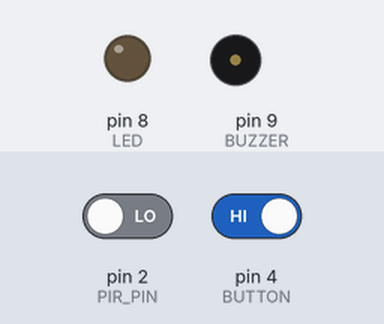
Bench run of a sketch on a simulated Arduino Uno, built with avr-gcc and run on an emulated ATmega328P. On the bench: output pins drawn as LEDs (lit = HIGH), buzzer (waves = sounding). The inputs (shaded band) are chosen by the test bench; at power-on: pin 2 (PIR_PIN) LOW, pin 4 (BUTTON) HIGH.

Above: at 1.2 s.
1.3 s: pin 2 (PIR_PIN) driven HIGH and pin 4 (BUTTON) driven LOW
At 2.3 s:
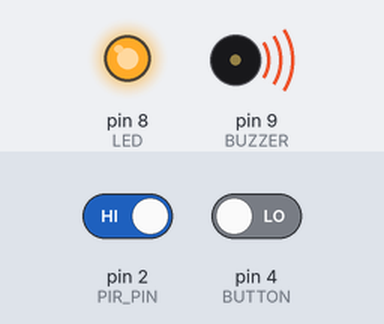
2.8 s: pin 2 (PIR_PIN) driven LOW
At 3.4 s:
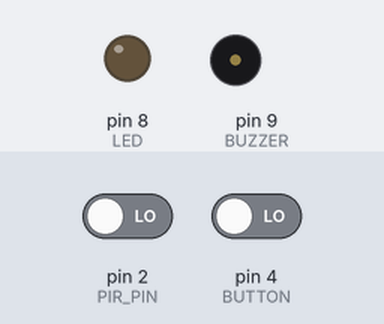
4.3 s: pin 2 (PIR_PIN) driven HIGH
At 4.6 s:
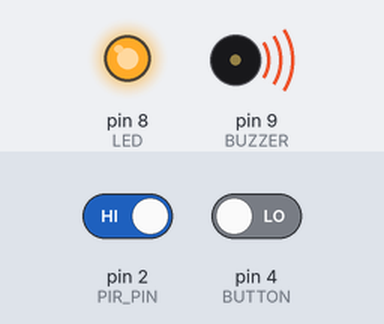
Timing chart, 0 to 7.3 s (numbered marks = the images above; inputs shaded):
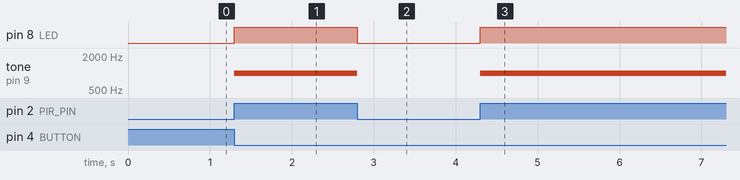

The sketch:

Arduino_Lesson_16.ino
```cpp
const byte PIR_PIN = 2, BUTTON = 4, LED = 8, BUZZER = 9;
bool armed = false, lastButton = HIGH;
unsigned long lastToggle = 0;
void setup() {
  pinMode(PIR_PIN, INPUT);
  pinMode(BUTTON, INPUT_PULLUP);
  pinMode(LED, OUTPUT);
  pinMode(BUZZER, OUTPUT);
}
void loop() {
  bool pressed = digitalRead(BUTTON);
  if (lastButton == HIGH && pressed == LOW &&
      millis() - lastToggle > 200) {
    armed = !armed;
    lastToggle = millis();
  }
  lastButton = pressed;
  bool motion = digitalRead(PIR_PIN) == HIGH;
  bool alarm = armed && motion;
  digitalWrite(LED, alarm ? HIGH : LOW);
  if (alarm) tone(BUZZER, 1000); else noTone(BUZZER);
}
```

Measured:
- after the input at 1.3 s, pin 8 (LED): LOW → HIGH at once; tone on pin 9 (BUZZER): silent → 1000 Hz at once
- after the input at 2.8 s, pin 8 (LED): HIGH → LOW at once; tone on pin 9 (BUZZER): 1000 Hz → silent at once
- after the input at 4.3 s, pin 8 (LED): LOW → HIGH at once; tone on pin 9 (BUZZER): silent → 1000 Hz at once
